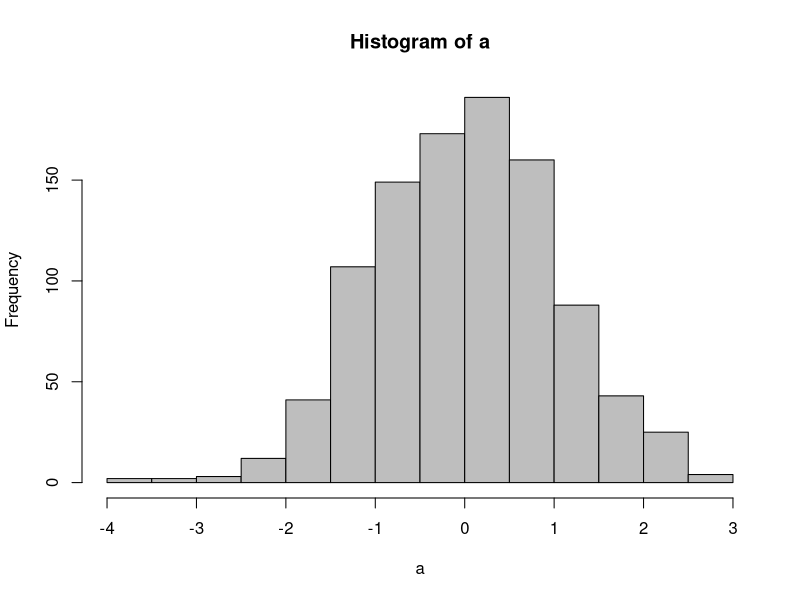

This figure's R source:
## ---- chunk 1
options(width = 100)

knitr::opts_chunk$set(
  fig.width = 7, 
  fig.height = 7,
  dev = 'png',
  fig.path = "figs"
)
## ---- chunk 2
a <- rnorm(1000)
hist(a, col = "grey", sep = "white")
